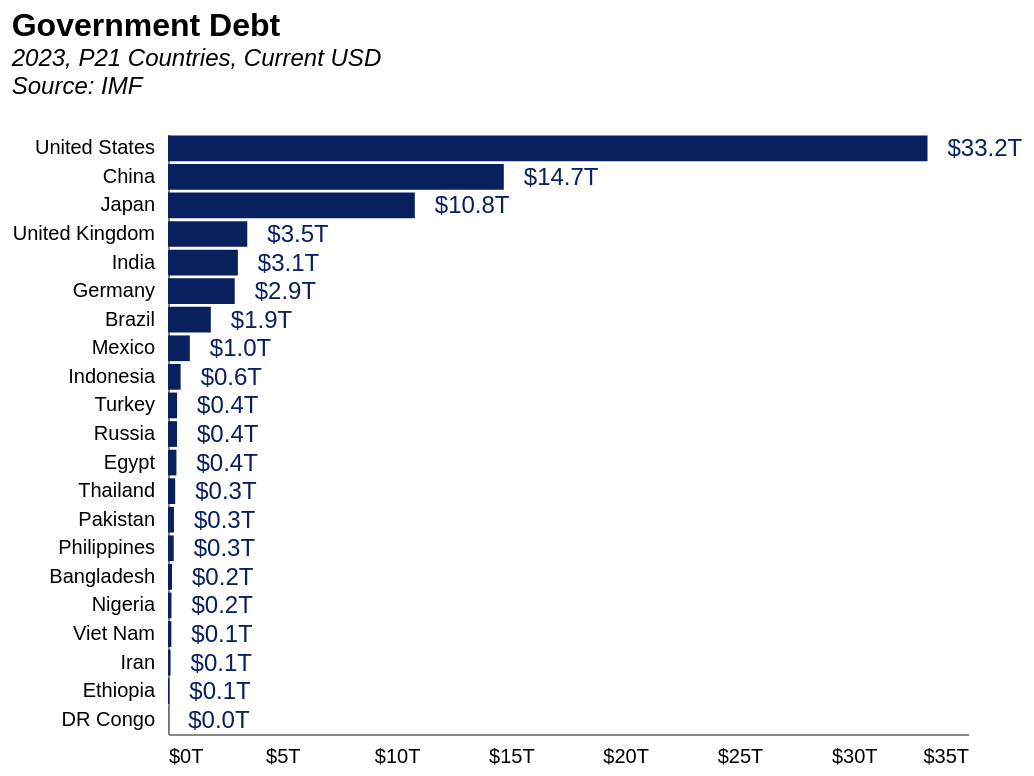

Specify this chart in Vega-Lite:
### Vega-Lite specification from a JSON file in a GitHub repository (floating-point values rounded to 4 significant figures; data arrays with more than 128 entries replaced by an {"elided": "..."} marker saying what was removed)
{"config": {"axisX": {"labelPadding": 6, "tickOpacity": 0, "title": null, "grid": false, "ticks": false, "labelSeparation": 10}, "axisY": {"title": null, "grid": false, "tickOpacity": 0}, "title": {"fontSize": 16, "subtitleFontSize": 12, "subtitleFontStyle": "italic", "anchor": "start", "color": "black"}, "view": {"stroke": "transparent"}}, "layer": [{"mark": {"type": "bar", "color": "rgb(9, 32, 95)"}, "encoding": {"x": {"axis": {"labelExpr": " '$'+datum.value+'T'"}, "field": "debt", "title": "", "type": "quantitative"}, "y": {"axis": {"title": null}, "field": "short_country", "sort": {"field": "rank"}, "title": "Country", "type": "nominal"}}, "transform": [{"filter": "(datum.year === param_38)"}]}, {"mark": {"type": "text", "align": "left", "baseline": "middle", "color": "rgb(9, 32, 95)", "dx": 10, "dy": 0, "fontSize": 12, "fontWeight": "normal", "opacity": 1, "text": {"expr": "'$' + format(datum.debt, '.1f') + 'T'"}}, "encoding": {"size": {"value": 12}, "x": {"axis": {"labelExpr": " '$'+datum.value+'T'"}, "field": "debt", "title": "", "type": "quantitative"}, "y": {"axis": {"title": null}, "field": "short_country", "sort": {"field": "rank"}, "title": "Country", "type": "nominal"}}, "transform": [{"filter": "(datum.year === param_38)"}]}], "data": {"name": "data-10922dc28854c28bb50698a5dab5b0d0"}, "height": 300, "params": [{"name": "param_38", "bind": {"input": "range", "max": 2023, "min": 2003, "name": "Year:", "step": 1}, "value": 2023}], "title": {"text": "Government Debt", "subtitle": ["2023, P21 Countries, Current USD", "Source: IMF", ""]}, "width": 400, "$schema": "https://vega.github.io/schema/vega-lite/v5.8.0.json", "datasets": {"data-10922dc28854c28bb50698a5dab5b0d0": {"elided": "711 records"}}}
